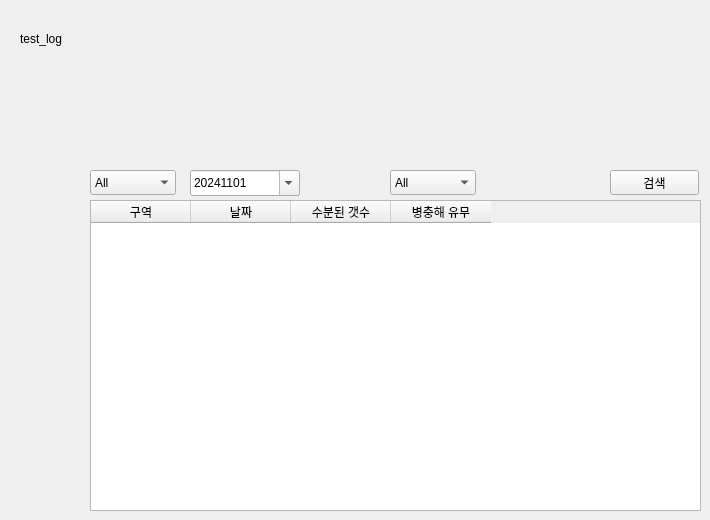
         <widget class="QWidget" name="test_log_page">
          <widget class="QLabel" name="label_14">
           <property name="geometry">
            <rect>
             <x>20</x>
             <y>30</y>
             <width>67</width>
             <height>17</height>
            </rect>
           </property>
           <property name="text">
            <string>test_log</string>
           </property>
          </widget>
          <widget class="QTableWidget" name="area_log_show_box">
           <property name="geometry">
            <rect>
             <x>90</x>
             <y>200</y>
             <width>611</width>
             <height>311</height>
            </rect>
           </property>
           <column>
            <property name="text">
             <string>구역</string>
            </property>
           </column>
           <column>
            <property name="text">
             <string>날짜</string>
            </property>
           </column>
           <column>
            <property name="text">
             <string>수분된 갯수</string>
            </property>
           </column>
           <column>
            <property name="text">
             <string>병충해 유무</string>
            </property>
           </column>
          </widget>
          <widget class="QComboBox" name="area_check_box">
           <property name="geometry">
            <rect>
             <x>90</x>
             <y>170</y>
             <width>86</width>
             <height>25</height>
            </rect>
           </property>
           <item>
            <property name="text">
             <string>All</string>
            </property>
           </item>
           <item>
            <property name="text">
             <string>A</string>
            </property>
           </item>
           <item>
            <property name="text">
             <string>B</string>
            </property>
           </item>
          </widget>
          <widget class="QDateEdit" name="date_box">
           <property name="geometry">
            <rect>
             <x>190</x>
             <y>170</y>
             <width>110</width>
             <height>26</height>
            </rect>
           </property>
           <property name="dateTime">
            <datetime>
             <hour>0</hour>
             <minute>0</minute>
             <second>0</second>
             <year>2024</year>
             <month>11</month>
             <day>1</day>
            </datetime>
           </property>
           <property name="displayFormat">
            <string>yyyyMMdd</string>
           </property>
           <property name="calendarPopup">
            <bool>true</bool>
           </property>
          </widget>
          <widget class="QComboBox" name="disease_check_box">
           <property name="geometry">
            <rect>
             <x>390</x>
             <y>170</y>
             <width>86</width>
             <height>25</height>
            </rect>
           </property>
           <item>
            <property name="text">
             <string>All</string>
            </property>
           </item>
           <item>
            <property name="text">
             <string>심각한병</string>
            </property>
           </item>
           <item>
            <property name="text">
             <string>그저그런병</string>
            </property>
           </item>
           <item>
            <property name="text">
             <string>또뭐가있나병</string>
            </property>
           </item>
          </widget>
          <widget class="QPushButton" name="search_log_btn">
           <property name="geometry">
            <rect>
             <x>610</x>
             <y>170</y>
             <width>89</width>
             <height>25</height>
            </rect>
           </property>
           <property name="text">
            <string>검색</string>
           </property>
          </widget>
         </widget>
